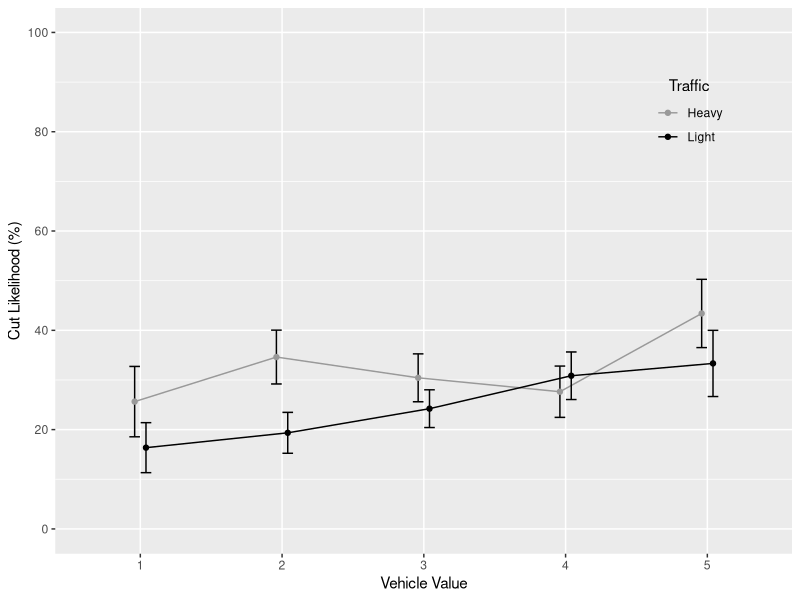
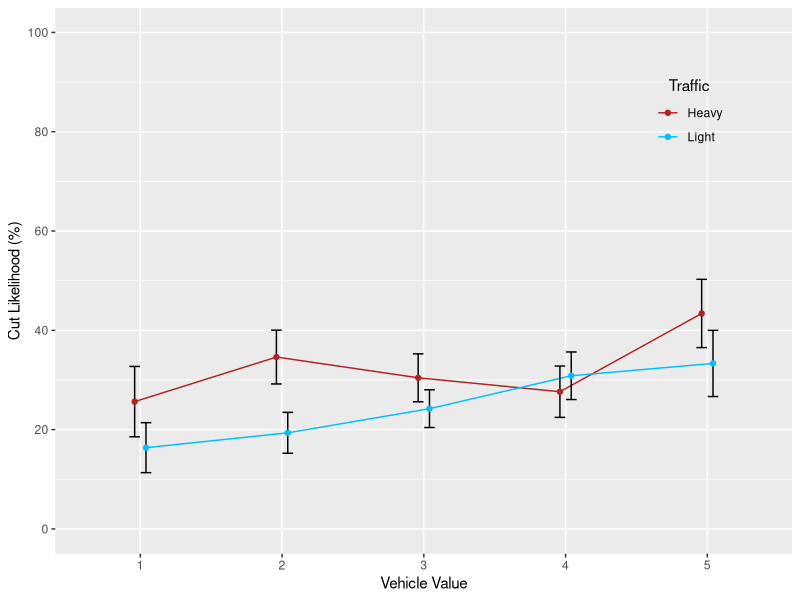
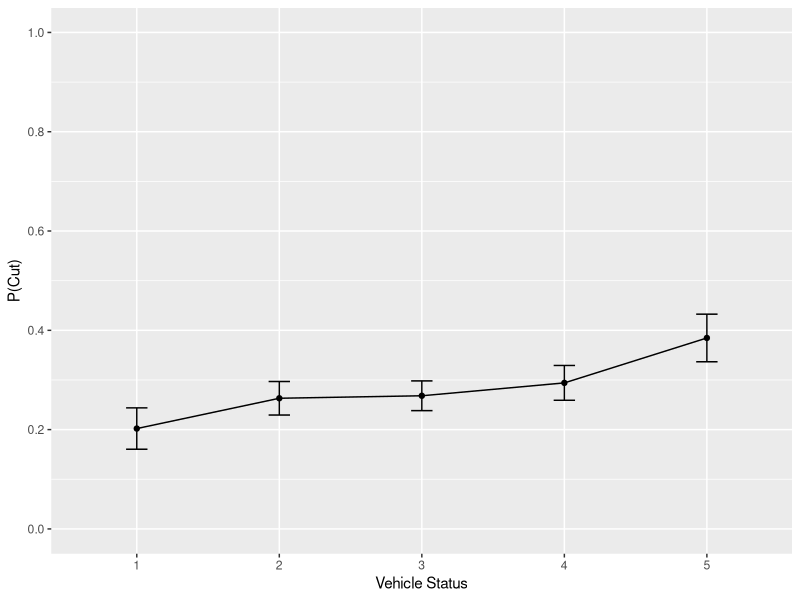
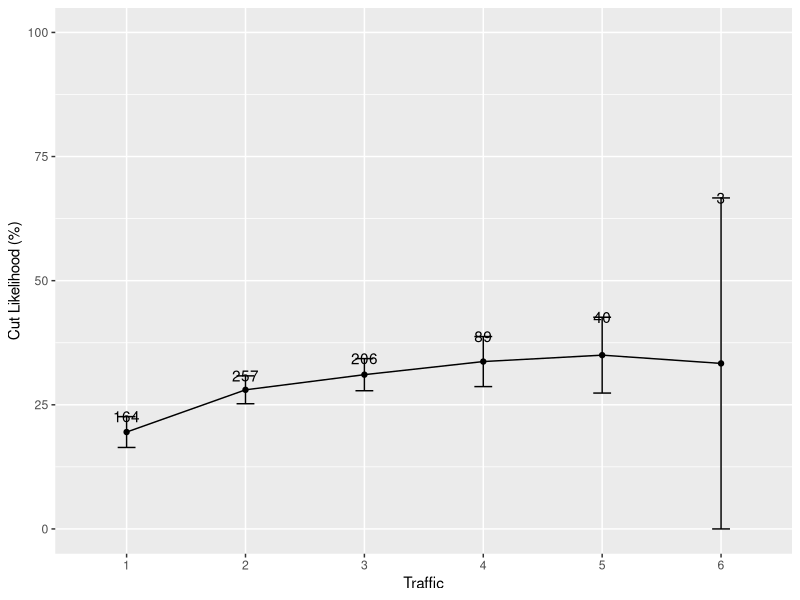
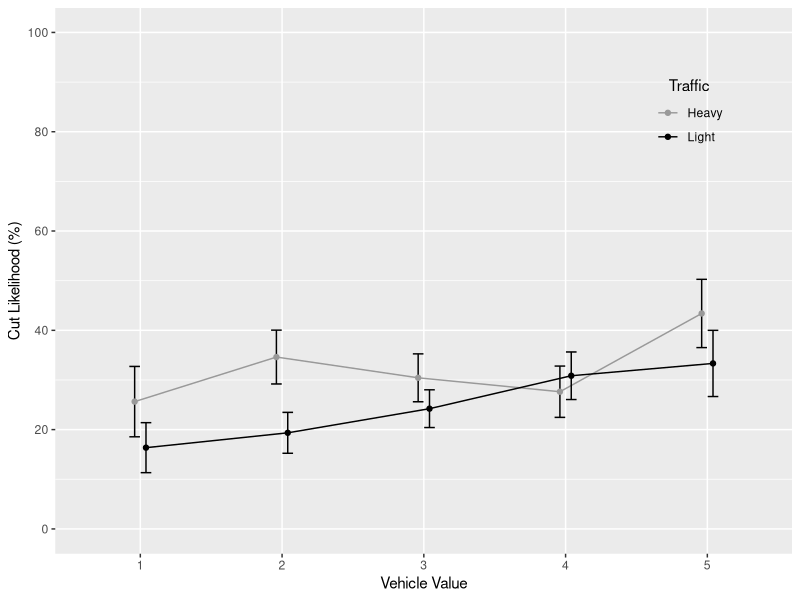
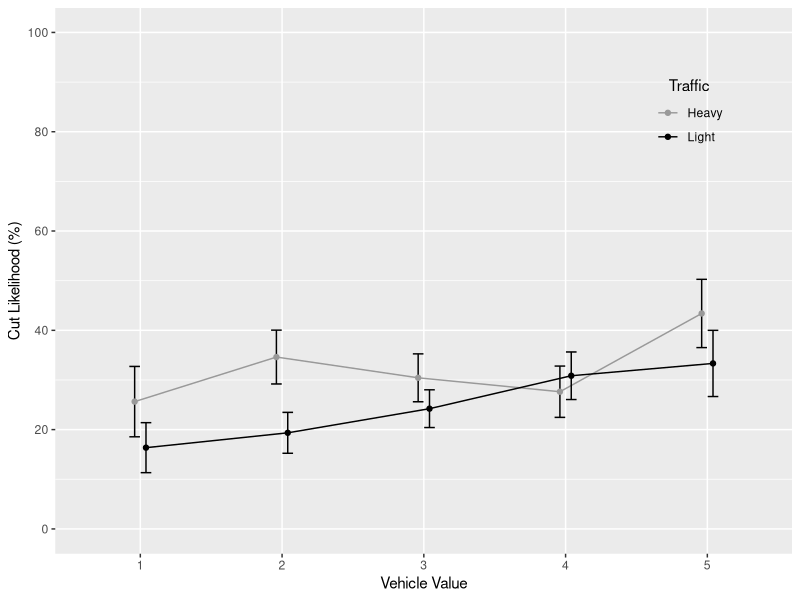
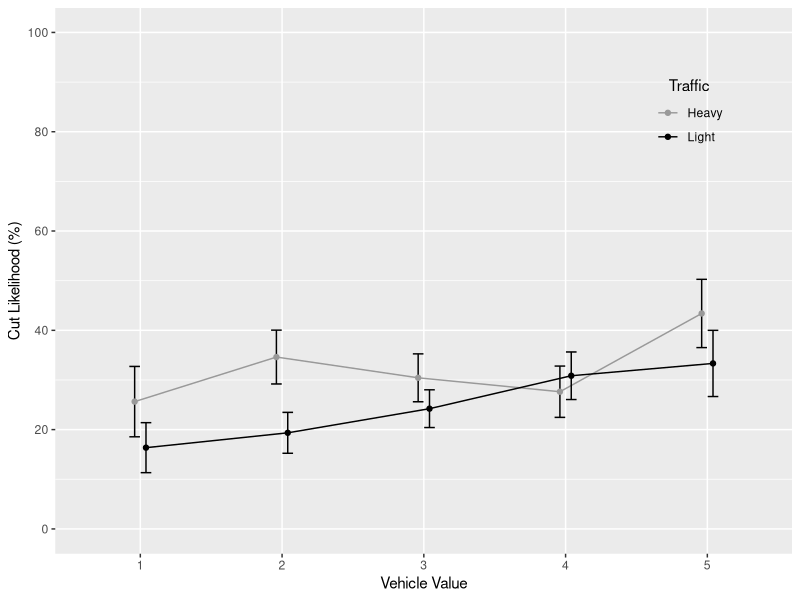
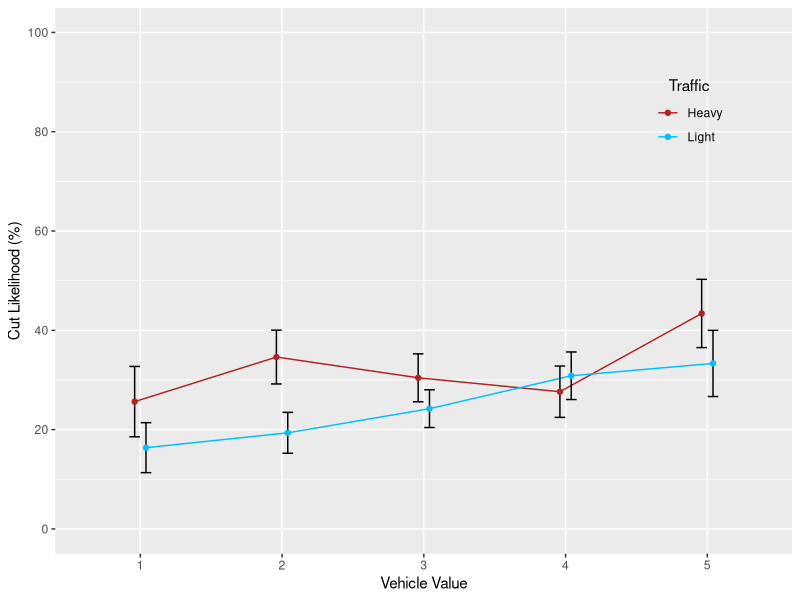

Source code (R) for these figures, in order: (Note: this script raises an error after producing the figures.)
# Author: Jeremy Boyd (jboyd@ucsd.edu)
# Date: May 15, 2015
# Summary: Analysis of HDP 181 Experiment 1B data: effects of driver SES
# on cutting behavior at all-way stops. NOTE: Datapoint me10 was missing its
# time, so I estimated time as being in between datapoints me09 and me11.

# Load libraries
library(ggplot2)
library(plotrix)
library(timeDate)
library(lme4)
library(plyr)
library(gridExtra)
library(dplyr)

# Read in data.
cuts = read.delim('Experiment 1B data 140122.txt', header = TRUE)

################################################################
# CLEAN UP DATA
################################################################

# Make cutoff codes uniform
cuts$cutoff = factor(ifelse((cuts$cutoff == 'no' | cuts$cutoff == 'No' | cuts$cutoff == 'N' | cuts$cutoff == 'n'), 'no', ifelse((cuts$cutoff == 'y' | cuts$cutoff == 'Y' | cuts$cutoff == 'yes' | cuts$cutoff == 'Yes'), 'yes', 'other')))

# Make driverSex codes uniform
cuts$driverSex = factor(ifelse((cuts$driverSex == 'f' | cuts$driverSex == 'F' | cuts$driverSex == 'w'), 'f', ifelse((cuts$driverSex == 'm' | cuts $driverSex == 'M'), 'm', 'other')))

# Exclude datapoints with 'other' in the driverSex, driverAge, traffic, and cutoff columns. This amounts to 19 datapoints, or 2.44% of the data (778 originally - 19 = 759.
cuts = cuts[cuts$driverSex != 'other',]
cuts = cuts[cuts$driverAge != 'other',]
cuts = cuts[cuts$traffic != 'other',]
cuts = cuts[cuts$cutoff != 'other',]

# Drop unused 'other' levels from variables.
cuts$driverSex = cuts$driverSex[, drop = TRUE]
cuts$driverAge = cuts$driverAge[, drop = TRUE]
cuts$traffic = cuts$traffic[, drop = TRUE]
cuts$cutoff = cuts$cutoff[, drop = TRUE]
cuts$vehicleID = cuts$vehicleID[, drop = TRUE]

# Make driverAge and traffic numeric
cuts$driverAge = as.numeric(cuts$driverAge)
cuts$traffic = as.numeric(cuts$traffic)

# Make zip code categorical
cuts$zip = factor(cuts$zip)

# Recode time as hours past midnight
cuts$time2 = difftime(timeDate(as.character(cuts$time), format = '%H:%M:%S' ), timeDate('00:00:00', format = '%H:%M:%S'))

# Recode cutoff as numeric: 1 for yes; 0 for no.
cuts$cutoff2 = as.numeric(ifelse(cuts$cutoff == 'yes', 1, 0))

################################################################
# SUMMARIZE USING FIGURES
################################################################

# Interaction of vehicleStatus and traffic, with traffic coded as low (1-2) vs. high (3-6). This gives us 421 datapoints in the low category (55%), and 338 in the high category (45%).
cuts$traffic2 = factor(ifelse(cuts$traffic <= 2, 'low', 'high'))
cuts.sum4 = ddply(cuts, c('vehicleStatus', 'traffic2'), summarise, mean = mean(cutoff2) * 100, se = std.error(cutoff2) * 100)
pd <- position_dodge(0.16)
ggplot(cuts.sum4, aes(x = factor(vehicleStatus), y = mean, color = traffic2, group = traffic2)) + geom_line(position = pd) + geom_errorbar(aes(ymax = mean + se, ymin = mean - se), color = 'black', width = .15, position = pd) + geom_point(position = pd) + scale_x_discrete(name = 'Vehicle Value') + scale_y_continuous(name = 'Cut Likelihood (%)', limits = c(0, 100), breaks = seq(0, 100, 20)) + scale_color_manual(name = 'Traffic', labels = c('Heavy', 'Light'), values = c('gray60', 'black')) + theme(legend.position = c(.86, .807), legend.background = element_rect(fill = "transparent"), legend.key = element_rect(fill = "transparent", color = "transparent"), legend.title.align = .5)

# Create png and pdf versions of the figure.
ggsave(filename = 'figure4.png', width = 3.5, height = 3, dpi = 400)
ggsave(filename = 'figure4.pdf', width = 3.5, height = 3)
ggsave(filename = 'figure4.jpeg', width = 3.5, height = 3, dpi = 1000, units = "in")

# Same figure as above, but use colors and save as PDF and SVG
ggplot(cuts.sum4, aes(x = factor(vehicleStatus), y = mean, color = traffic2, group = traffic2)) + geom_line(position = pd) + geom_errorbar(aes(ymax = mean + se, ymin = mean - se), color = 'black', width = .15, position = pd) + geom_point(position = pd) + scale_x_discrete(name = 'Vehicle Value') + scale_y_continuous(name = 'Cut Likelihood (%)', limits = c(0, 100), breaks = seq(0, 100, 20)) + scale_color_manual(name = 'Traffic', labels = c('Heavy', 'Light'), values = c('firebrick', 'deepskyblue')) + theme(legend.position = c(.86, .807), legend.background = element_rect(fill = "transparent"), legend.key = element_rect(fill = "transparent", color = "transparent"), legend.title.align = .5)
ggsave(filename = 'figure4.svg', width = 3.5, height = 3)
ggsave(filename = 'figure4_color.pdf', width = 3.5, height = 3)
ggsave(filename = 'figure4_color.png', width = 3.5, height = 3, dpi = 400)

# Figure of vehicleStatus predicting proportion of cuts.
cuts.sum1 = ddply(cuts, 'vehicleStatus', summarise, mean = mean(cutoff2), se = std.error(cutoff2))
cuts.sum1$group = 'group'
ggplot(cuts.sum1, aes(x = factor(vehicleStatus), y = mean, group = group)) + geom_line() + geom_point() + geom_errorbar(aes(ymax = mean + se, ymin = mean - se), width = .15) + scale_x_discrete(name = 'Vehicle Status') + scale_y_continuous(name = 'P(Cut)', limits = c(0, 1), breaks = seq(0, 1, .2))

# Make png and pdf of figure
ggsave(filename = 'vehicleStatus.png', width = 6, height = 4.5, dpi = 400)
ggsave(filename = 'vehicleStatus.pdf', width = 6, height = 4.5)

# Figure of traffic predicting proportion of cuts.
cuts.sum7 = ddply(cuts, 'traffic', summarise, mean = mean(cutoff2) * 100, se = std.error(cutoff2) * 100, n = length(cutoff2))
cuts.sum7$group = 'group'
ggplot(cuts.sum7, aes(x = factor(traffic), y = mean, group = group)) + geom_line() + geom_point() + geom_errorbar(aes(ymax = mean + se, ymin = mean - se), width = .15) + scale_x_discrete(name = 'Traffic') + scale_y_continuous(name = 'Cut Likelihood (%)', limits = c(0, 100)) + geom_text(aes(label = n, y = mean + se + .06))

# Make png and pdf of figure.
ggsave(filename = 'traffic.png', width = 6, height = 4.5, dpi = 400)
ggsave(filename = 'traffic.pdf', width = 6, height = 4.5)

# Piff's low and high cut numbers: 10-30
# so vehicleStatus 1=10, 2-15, 3=20, 4=25, 5=30
# Make mine like this to center in figure better: 1=30, 2=35, 3=40, 4=45, 5=50
# For no interaction figure, just add/subtract 10 for each value

# Make a prediction figure for no interaction
noInter = data.frame(vehicleStatus = c(1, 1, 2, 2, 3, 3, 4, 4, 5, 5), traffic = c('high', 'low', 'high', 'low', 'high', 'low', 'high', 'low', 'high', 'low'), mean = c(40, 20, 46, 26, 52, 32, 58, 38, 64, 44))
pred1 = ggplot(noInter, aes(x = factor(vehicleStatus), y = mean, color = traffic, group = traffic)) + geom_line() + geom_point() + scale_x_discrete(name = 'Driver SES') + scale_y_continuous(name = 'Cut Likelihood', limits = c(0, 100), breaks = seq(0, 100, 20)) + scale_color_manual(name = 'Traffic', labels = c('Heavy', 'Light'), values = c('gray60', 'black')) + theme(axis.text.y = element_blank(), axis.title.y = element_blank(), axis.text.x = element_blank()) +  ggtitle("Ethics")

# Make interaction prediction figure
inter = data.frame(vehicleStatus = c(1, 1, 2, 2, 3, 3, 4, 4, 5, 5), traffic = c('high', 'low', 'high', 'low', 'high', 'low', 'high', 'low', 'high', 'low'), mean = c(30, 30, 40, 32, 50, 34, 60, 36, 70, 38))
pred2 = ggplot(inter, aes(x = factor(vehicleStatus), y = mean, color = traffic, group = traffic)) + geom_line() + geom_point() + scale_x_discrete(name = 'Driver SES') + scale_y_continuous(name = 'Cut Likelihood', limits = c(0, 100), breaks = seq(0, 100, 20)) + scale_color_manual(name = 'Traffic', labels = c('Heavy',  'Light'), values = c('gray60', 'black')) + theme(axis.text.y = element_blank(), axis.text.x = element_blank(), legend.position = 'none') + ggtitle("Attention")

# Combine into 1 x 2 plot
pdf('figure1.pdf', width = 7.25, height = 2.3)
grid.newpage()
pushViewport(viewport(layout = grid.layout(1, 200)))
vplayout <- function(x, y) viewport(layout.pos.row = x, layout.pos.col = y)
print(pred2, vp = vplayout(1, 1:87))
print(pred1, vp = vplayout(1, 88:200))
dev.off()

# Same as above but jpeg format
jpeg('figure1.jpeg', width = 7.25, height = 2.3, units = "in", quality = 100, res = 1000)
grid.newpage()
pushViewport(viewport(layout = grid.layout(1, 200)))
vplayout <- function(x, y) viewport(layout.pos.row = x, layout.pos.col = y)
print(pred2, vp = vplayout(1, 1:87))
print(pred1, vp = vplayout(1, 88:200))
dev.off()

# SVG format
svg('figure1.svg', width = 7.25, height = 2.3)
grid.newpage()
pushViewport(viewport(layout = grid.layout(1, 200)))
vplayout <- function(x, y) viewport(layout.pos.row = x, layout.pos.col = y)
print(pred2, vp = vplayout(1, 1:87))
print(pred1, vp = vplayout(1, 88:200))
dev.off()

################################################################
# FIGURES/TABLES SUMMARIZING THE DATA
################################################################

# Amount of data at each level of status x traffic.
xtabs(~ vehicleStatus + traffic, cuts)

# Counts and proportions of data based on sex.
xtabs(~ driverSex, cuts)
xtabs(~ driverSex, cuts) / length(cuts$driverSex)

# Counts and proportions of data based on age
xtabs(~ driverAge, cuts)
xtabs(~ driverAge, cuts) / length(cuts$driverAge)

# Set font sizes for figures
fontSize = 3

# Frequency distribution of vehicle status. Shows a median vehicle status of 3 (n = 220).
figA = ggplot(cuts, aes(x = factor(vehicleStatus))) + geom_histogram(binwidth = 1, color = 'black', fill = 'gray50', width = 1) + geom_text(size = fontSize, stat = 'bin', binwidth = 1, aes(y = ..count.., label = sprintf("%.1f%%", ..count.. / 759 * 100)), vjust = -.5) + scale_x_discrete(name = 'Vehicle Value') + scale_y_continuous(name = 'Frequency', limits = c(0, 250), breaks = seq(0, 250, 50)) + ggtitle('A.')

# Frequency distribution of traffic. Shows a median of 2 (n = 257) with decreasing amounts of data after that. Maximum traffic for these data was 6 (n = 3).
figB = ggplot(cuts, aes(x = factor(traffic))) + geom_histogram(binwidth = 1, color = 'black', fill = 'gray50', width = 1) + geom_text(size = fontSize, stat = 'bin', binwidth = 1, aes(y = ..count.., label = sprintf("%.1f%%", ..count.. / 759 * 100)), vjust = -.5) + scale_x_discrete(name = 'Traffic') + scale_y_continuous(name = 'Frequency', limits = c(0, 290), breaks = seq(0, 260, 50)) + ggtitle('B.')

# Frequency distribution of driverSex. Shows 39% of drivers were female, 61% were male.
figC = ggplot(cuts, aes(x = driverSex)) + geom_histogram(binwidth = 1, color = 'black', fill = 'gray50', width = 1)  + geom_text(size = fontSize, stat = 'bin', binwidth = 1, aes(y = ..count.., label = sprintf("%.1f%%", ..count.. / 759 * 100)), vjust = -.5) + scale_x_discrete(name = 'Driver Sex', labels = c('Female', 'Male')) + scale_y_continuous(name = 'Frequency', limits = c(0, 520), breaks = seq(0, 500, 100)) + ggtitle('C.')

# Frequency distribution of driverAge. The majority of drivers (n = 407 were perceived to be between 16-35 years old.
figD = ggplot(cuts, aes(x = factor(driverAge))) + geom_histogram(binwidth = 1, color = 'black', fill = 'gray50', width = 1) + geom_text(size = fontSize, stat = 'bin', binwidth = 1, aes(y = ..count.., label = sprintf("%.1f%%", ..count.. / 759 * 100)), vjust = -.5) + scale_x_discrete(name = 'Driver Age (Years)', labels = c('16-35', '36-55', '56+')) + scale_y_continuous(name = 'Frequency', limits = c(0, 460), breaks = seq(0, 420, 100)) + ggtitle('D.')

# Frequency distribution of time of day. Shows a median from 18:00-18:59 (6-6:59pm), with most data collected between 12:00 and 19:00.
cuts$time3 = as.numeric(cuts$time2)
figE = ggplot(cuts, aes(x = time3)) + geom_histogram(binwidth = 1, color = 'black', fill = 'gray50') + scale_x_continuous(name = 'Time of Day (24-Hour Clock)', limits = c(0, 23), breaks = seq(0, 23, 1)) + scale_y_continuous(name = 'Frequency', limits = c(0, 120), breaks = seq(0, 120, 20)) + ggtitle('E.')

# Arrange all figures in same image file.
pdf('figure3.pdf', width = 7.25, height = 6)
grid.newpage()
pushViewport(viewport(layout = grid.layout(3, 2)))
print(figA, vp = vplayout(1, 1))
print(figB, vp = vplayout(1, 2))
print(figC, vp = vplayout(2, 1))
print(figD, vp = vplayout(2, 2))
print(figE, vp = vplayout(3, 1:2))
dev.off()

# JPG version of above image
jpeg('figure3.jpeg', width = 7.25, height = 6, units = "in", quality = 100, res = 1000)
grid.newpage()
pushViewport(viewport(layout = grid.layout(3, 2)))
print(figA, vp = vplayout(1, 1))
print(figB, vp = vplayout(1, 2))
print(figC, vp = vplayout(2, 1))
print(figD, vp = vplayout(2, 2))
print(figE, vp = vplayout(3, 1:2))
dev.off()

# SVG of above image
svg('figure3.svg', width = 7.25, height = 6)
grid.newpage()
pushViewport(viewport(layout = grid.layout(3, 2)))
print(figA, vp = vplayout(1, 1))
print(figB, vp = vplayout(1, 2))
print(figC, vp = vplayout(2, 1))
print(figD, vp = vplayout(2, 2))
print(figE, vp = vplayout(3, 1:2))
dev.off()

################################################################
# MIXED MODEL WITH RANDOM EFFECTS FOR RATERS & INTERSECTIONS
################################################################

# Convert time2 to numeric
cuts$time2 <- as.numeric(cuts$time2)

# Make subset with only those variables that will be used in model.
cuts2 <- select(cuts, rater, interID, vehicleStatus, traffic, driverSex, driverAge, time2, cutoff)

# Convert continuous predictors to z-scores using scale(). This is done in an effort to get rid of warnings when I try to fit a glmer model below.
cuts2$vehicleStatus <- scale(cuts2$vehicleStatus)
cuts2$traffic <- scale(cuts2$traffic)
cuts2$driverAge <- scale(cuts2$driverAge)
cuts2$time2 <- scale(cuts2$time2)

# Adjust contrasts to balance driverSex. Male is the default, so the model coefficient will indicate whether males are more/less likely to cut than females.
xtabs(~ driverSex, cuts2) / length(cuts2$rater)
contrasts(cuts2$driverSex) = cbind("Male" = c(-.61, .39))

# Model with maximal random effects structure. Throws multiple convergence warnings.
cuts2.glmer1 <- glmer(cutoff == "yes" ~ vehicleStatus + traffic + vehicleStatus:traffic + driverSex + driverAge + time2 + (1 + (vehicleStatus + traffic + vehicleStatus:traffic + driverSex + driverAge + time2)|rater) + (1 + (vehicleStatus + traffic + vehicleStatus:traffic + driverSex + driverAge + time2)|interID), data = cuts2, family = "binomial")

# Restart from previous fit, but now bumping up the maximum number of iterations and using the bobyqa optimizer for both phases.
ss <- getME(cuts2.glmer1, c("theta","fixef"))
cuts2.glmer2 <- update(cuts2.glmer1, start = ss, control = glmerControl(optimizer = "bobyqa", optCtrl = list(maxfun = 2e6)))

# Calculate 95% CIs for fixed effects parameters using the Wald method. This is required for submissions to the Personality and Social Psychology Bulletin.
ci.wald <- confint(cuts2.glmer2, level = 0.95, method = "Wald", .progress = "txt")

# Print variance-covariance matrix. This is required for submission to Arcchives of Scientific Psychology.
vcov(cuts2.glmer2)
